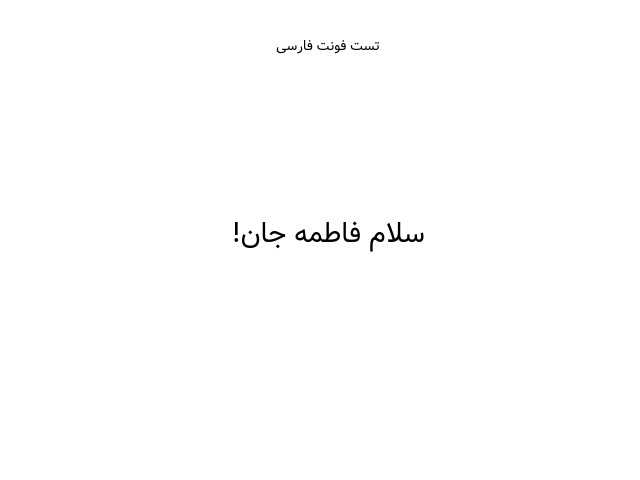

The Python source for this figure:
import matplotlib.pyplot as plt
import matplotlib.font_manager as fm
import arabic_reshaper
from bidi.algorithm import get_display
import os

# مسیر فونت
font_path = os.path.join(os.getcwd(), 'fonts', 'Vazir.ttf')
font_prop = fm.FontProperties(fname=font_path)

# آماده‌سازی متن فارسی
text = 'سلام فاطمه جان!'
reshaped = arabic_reshaper.reshape(text)
bidi_text = get_display(reshaped)

title_text = get_display(arabic_reshaper.reshape('تست فونت فارسی'))

# رسم نمودار
plt.figure()
plt.text(0.5, 0.5, bidi_text, fontproperties=font_prop, fontsize=20, ha='center')
plt.title(title_text, fontproperties=font_prop)
plt.axis('off')
plt.savefig('test_font.png')
plt.close()

print("✅ تصویر تست فونت فارسی ساخته شد.")
